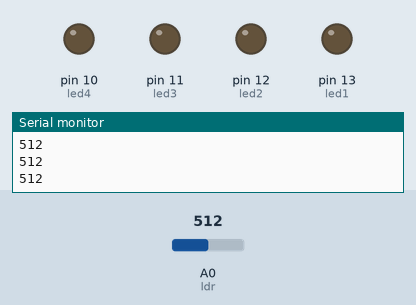
Recording of a sketch running on a simulated Arduino Uno, built with avr-gcc and run on an emulated ATmega328P. Parts: output pins drawn as LEDs (lit = HIGH), the last lines printed to the serial monitor. The test bench sets the inputs (shaded band); at power-on: A0 (ldr) = 512.

Above: at 1.2 s.
1.3 s: A0 (ldr) set to 1012
2.8 s: A0 (ldr) set to 1023
At 3.9 s:
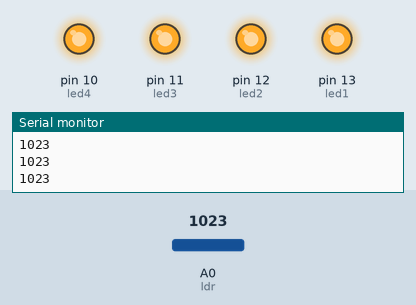
4.4 s: A0 (ldr) set to 900
At 5.3 s:
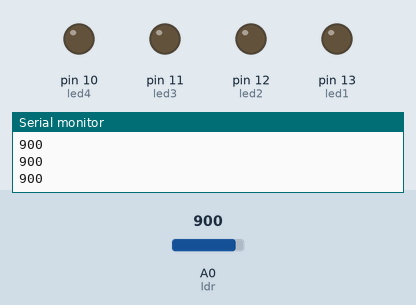
Timing chart, 0 to 7.4 s (numbered marks = the images above; inputs shaded):
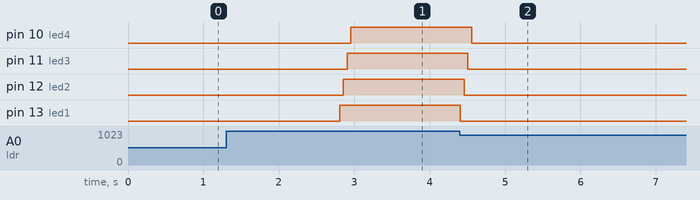

Measured:
- the behaviour switches between 1022 and 1023 on A0 (ldr) (found by bisection; images 0 and 1)
- after the input at 2.8 s, pin 10 (led4): LOW → HIGH after 0.16 s; pin 11 (led3): LOW → HIGH after 0.11 s; pin 12 (led2): LOW → HIGH after 0.06 s; pin 13 (led1): LOW → HIGH at once
- after the input at 4.4 s, pin 10 (led4): HIGH → LOW after 0.16 s; pin 11 (led3): HIGH → LOW after 0.11 s; pin 12 (led2): HIGH → LOW after 0.06 s; pin 13 (led1): HIGH → LOW at once

The sketch:

LDR_dan_LED.ino
```cpp
//Berikut nama anggotanya pak:
//-M.Mizan
//-Jea.M
//-saidina Usman
//-M.fahri
//-Rena.M
//-fany Arif.P
//-Ridho.A.W
//-Nabila
//-Fauji.R


#define ldr A0
#define led1 13
#define led2 12
#define led3 11
#define led4 10
int ldrValue ;

void setup() {
  Serial.begin(115200);
  pinMode(ldr, INPUT);
  pinMode(led1, OUTPUT);
  pinMode(led2, OUTPUT);
  pinMode(led3, OUTPUT);
  pinMode(led4, OUTPUT);
}

void loop(){
  ldrValue = analogRead(ldr);
  Serial.println(ldrValue);
  if (ldrValue > 1022){
    digitalWrite (led1,  1);
  }else{
    digitalWrite(led1, 0);
  }
  delay(50);

  if (ldrValue > 1022){
    digitalWrite (led2,  1);
  }else{
    digitalWrite(led2, 0);
  }
  delay(50);

  if (ldrValue > 1022){
    digitalWrite (led3,  1);
  }else{
    digitalWrite(led3, 0);
  }
  delay(50);

  if (ldrValue > 1022){
    digitalWrite (led4,  1);
  }else{
    digitalWrite(led4, 0);
  }
  delay(50);
}
```
